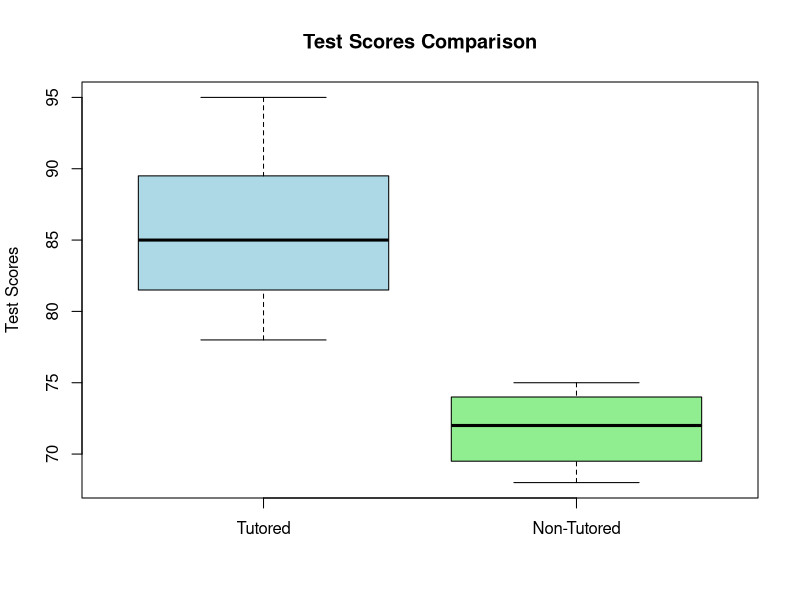

The R source for this figure:
# Step 1: Create the test scores for both groups
group1 <- c(78, 85, 91, 88, 84, 79, 95)
group2 <- c(72, 74, 69, 75, 70, 68, 74)  
boxplot(group1, group2, names = c("Tutored", "Non-Tutored"), 
        main = "Test Scores Comparison", 
        ylab = "Test Scores", 
        col = c("lightblue", "lightgreen"))
t_test_result <- t.test(group1, group2, alternative = "two.sided", var.equal = TRUE)
print(t_test_result)
